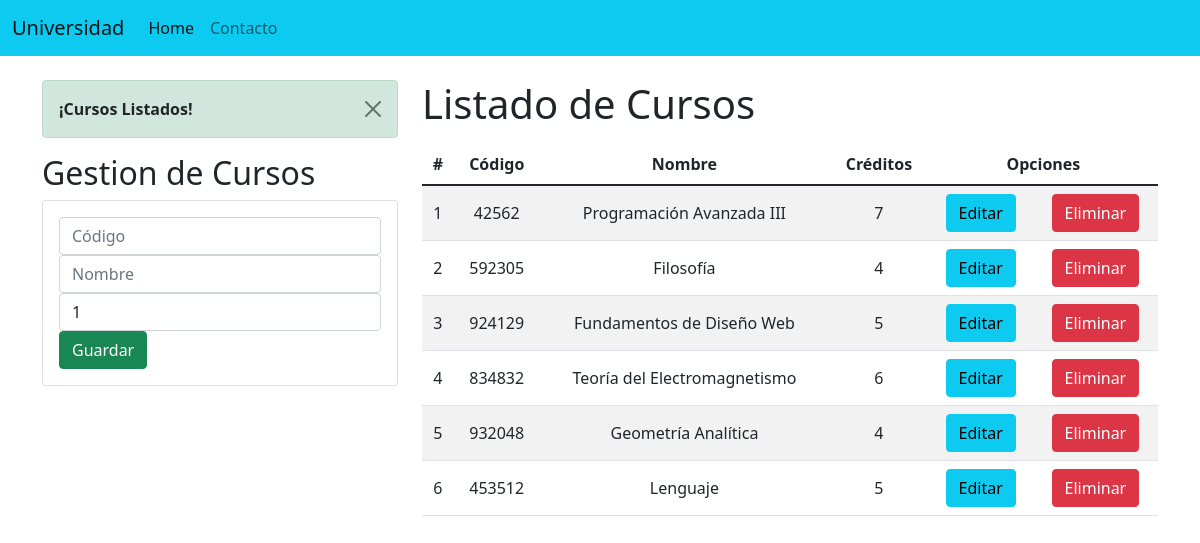
The page / on the database its author committed.
### Aplicaciones/Academico/models.py (models this page shows, shortened)
class Curso(models.Model):
    codigo = models.CharField(primary_key=True, max_length=6)
    nombre = models.CharField(max_length=50)
    creditos = models.PositiveSmallIntegerField()

### Aplicaciones/Academico/views.py (the view)
# urls.py: path('', views.home),
def home(request):
    cursosListados = Curso.objects.all()
    messages.success(request, '¡Cursos Listados!')
    return render(request, "gestionCursos.html", {"cursos":cursosListados})

### Aplicaciones/Academico/templates/gestionCursos.html (shortened to what this page needs)
{% extends "./base.html" %}
{% block body %}
<div class="row">
    <div class="col-sm-12 col-md-6 col-lg-4 col-xl-4">
        {% if messages %}
        {% for message in messages %}
        <div class="alert alert-dismissible alert-success">
            <button type="button" class="btn-close" data-dismiss="alert"></button>
            <strong class="text-dark">{{ message }}</strong>
        </div>
        {% endfor %}
        {% endif %}
        <h2>Gestion de Cursos</h2>
        <div class="card">
            <div class="card-body">
                <form action="/registrarCurso/" method="POST">{% csrf_token %}
                    <div class="form-group">
                        <input type="text" id="txtCodigo" name="txtCodigo" class="form-control" placeholder="Código"
                            minlength="6" maxlength="6" required>
                    </div>
                    <div class="form-group">
                        <input type="text" id="txtNombre" name="txtNombre" class="form-control" placeholder="Nombre"
                            maxlength="50" required>
                    </div>
                    <div class="form-group">
                        <input type="text" id="numCreditos" name="numCreditos" class="form-control" min="1" max="9"
                        value="1" required>
                    </div>
                    <div class="form-group">
                        <button type="submit" class="btn btn-success btn-block text-white">Guardar</button>
                    </div>
                </form>
            </div>
        </div>
    </div>
    <div class="col-sm-12 col-md-6 col-lg-8 col-xl-8">
        <h1>Listado de Cursos</h1>
        <div class="table-responsive py-2">
            <table class="table table-striped">
                <thead>
                    <tr>
                        <th>#</th>
                        <th>Código</th>
                        <th>Nombre</th>
                        <th>Créditos</th>
                        <th colspan="2">Opciones</th>
                    </tr>
                </thead>
                <tbody>
                    {% for c in cursos %}
                    <tr>
                        <td>{{forloop.counter}}</td>
                        <td>{{c.codigo}}</td>
                        <td>{{c.nombre}}</td>
                        <td>{{c.creditos}}</td>
                        <td><a href="edicionCurso/{{c.codigo}}" class="btn btn-info">Editar</a></td>
                        <td><a href="eliminacionCurso/{{c.codigo}}" class="btn btn-danger" btnEliminacion>Eliminar</a></td>
                    </tr>
                    {% endfor %}
                </tbody>
            </table>
        </div>
    </div>
</div>
{% endblock %}

### Aplicaciones/Academico/templates/base.html (shortened to what this page needs)
<!DOCTYPE html>
<html lang="en">
<head>
    {% load static %}
    <link href="https://cdn.jsdelivr.net/npm/bootstrap@5.1.1/dist/css/bootstrap.min.css" rel="stylesheet"
>
    <link rel="stylesheet" href="{% static 'css/gestionCursos.css' %}">
</head>
<body>
    <nav class="navbar navbar-expand-lg navbar-light bg-info">
        <div class="container-fluid">
          <a class="navbar-brand" href="#">Universidad</a>
          <div class="collapse navbar-collapse" id="navbarNav">
            <ul class="navbar-nav">
              <li class="nav-item">
                <a class="nav-link active" aria-current="page" href="#">Home</a>
              </li>
              <li class="nav-item">
                <a class="nav-link" href="#">Contacto</a>
              </li>
            </ul>
          </div>
        </div>
      </nav>
      <div class="container py-4">
        {% block body %}
        {% endblock %}
      </div>
</body>
</html>

### Aplicaciones/Academico/static/css/gestionCursos.css (style rules this page uses)
th, td { text-align: center; vertical-align: middle; }

### rows shown on the page
Curso: codigo "42562", nombre "Programación Avanzada III", creditos "7"
Curso: codigo "592305", nombre "Filosofía", creditos "4"
Curso: codigo "924129", nombre "Fundamentos de Diseño Web", creditos "5"
Curso: codigo "834832", nombre "Teoría del Electromagnetismo", creditos "6"
Curso: codigo "932048", nombre "Geometría Analítica", creditos "4"
Curso: codigo "453512", nombre "Lenguaje", creditos "5"

### other values the page prints
{{ message }} "¡Cursos Listados!"
